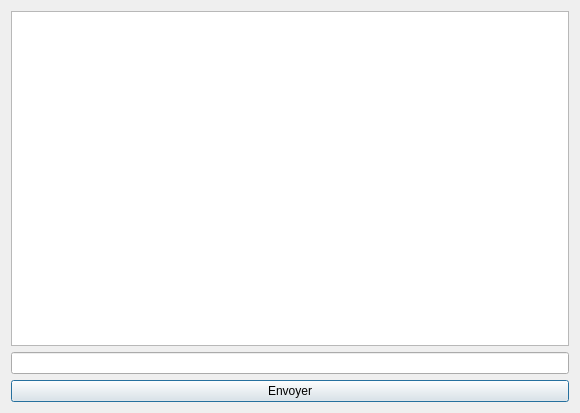
<?xml version="1.0" encoding="UTF-8"?>
<ui version="4.0">
 <class>chat</class>
 <widget class="QDialog" name="chat">
  <property name="geometry">
   <rect>
    <x>0</x>
    <y>0</y>
    <width>580</width>
    <height>413</height>
   </rect>
  </property>
  <property name="windowTitle">
   <string>Dialog</string>
  </property>
  <layout class="QVBoxLayout" name="verticalLayout_2">
   <item>
    <layout class="QVBoxLayout" name="verticalLayout">
     <item>
      <widget class="QTextBrowser" name="textBrowser"/>
     </item>
     <item>
      <widget class="QLineEdit" name="lineEdit"/>
     </item>
     <item>
      <widget class="QPushButton" name="sendButton">
       <property name="text">
        <string>Envoyer</string>
       </property>
      </widget>
     </item>
    </layout>
   </item>
  </layout>
 </widget>
 <resources/>
 <connections/>
</ui>
